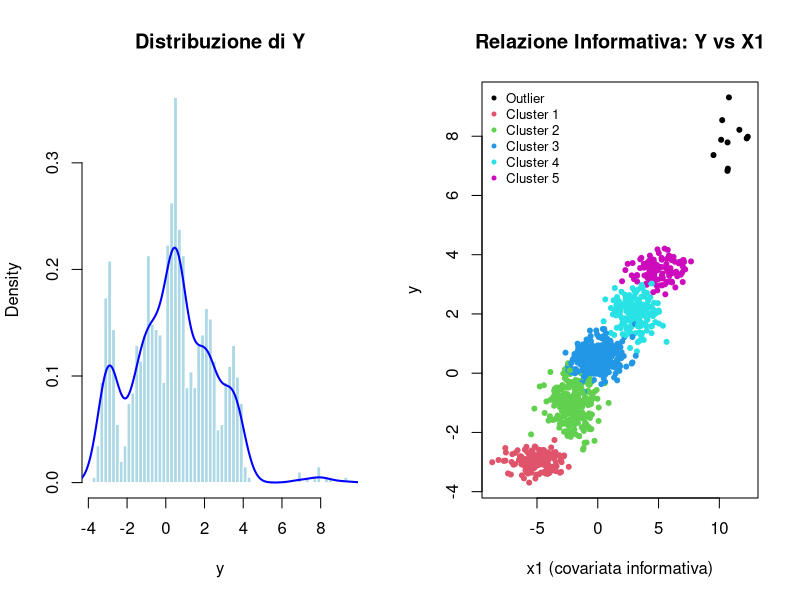

Source code (R):
# --- generate_data_complex.R (Modificato per PPMx) ---
# Script per la generazione di dati sintetici con struttura latente legata a covariate.
# Ideale per testare modelli PPMx dove il clustering è influenzato dalle variabili X.

set.seed(48)

n_main <- 1000

# --- 1. Configurazione Parametri ---

# Probabilità di appartenenza ai cluster (Pesi della mistura)
probs <- c(0.15, 0.25, 0.3, 0.2, 0.1)

# Parametri per la variabile risposta Y (Likelihood)
y_means <- c(-3, -1, 0.5, 2, 3.5)
y_sds   <- c(0.3, 0.6, 0.4, 0.5, 0.3)

# Parametri per le COVARIATE X (Dimensione P=2)
# In un PPMx, ci aspettiamo che il modello riconosca X1 come guida per il partizionamento.

# X1: Covariata INFORMATIVA 
# Le medie sono ben separate tra i cluster; X1 "indica" a quale cluster appartiene Y.
x1_means <- c(-5, -2, 0, 3, 5) 
x1_sds   <- c(1, 1, 1, 1, 1)

# X2: Covariata NON INFORMATIVA (Rumore)
# Le medie sono identiche per tutti i cluster; X2 non aiuta a distinguere i gruppi.
x2_means <- c(0, 0, 0, 0, 0)
x2_sds   <- c(1, 1, 1, 1, 1)


# --- 2. Generazione dei Dati Principali ---

# Inizializzazione vettori
y_main <- numeric(n_main)
x1_main <- numeric(n_main)
x2_main <- numeric(n_main)
true_clusters <- numeric(n_main) # Ground Truth per validazione finale

for(i in 1:n_main){
  # 1. Campionamento del cluster (Categorical distribution via Inverse Transform)
  u <- runif(1)
  cluster <- which(u <= cumsum(probs))[1]
  true_clusters[i] <- cluster
  
  # 2. Generazione congiunta: y, x1, e x2 dipendono dallo stesso indice di cluster
  y_main[i]  <- rnorm(1, mean = y_means[cluster], sd = y_sds[cluster])
  x1_main[i] <- rnorm(1, mean = x1_means[cluster], sd = x1_sds[cluster])
  x2_main[i] <- rnorm(1, mean = x2_means[cluster], sd = x2_sds[cluster])
}


# --- 3. Inserimento Outliers ---
# Creiamo un gruppo di osservazioni isolate sia nello spazio della risposta che delle covariate.
n_out <- 10
y_out  <- rnorm(n_out, mean = 8, sd = 1)   # Outlier alto in Y
x1_out <- rnorm(n_out, mean = 10, sd = 1)  # Outlier estremo in X1
x2_out <- rnorm(n_out, mean = 0, sd = 1)   # Rumore standard in X2

# --- 4. Consolidamento del Dataset ---
y <- c(y_main, y_out)
x <- cbind(x1 = c(x1_main, x1_out), 
           x2 = c(x2_main, x2_out))

# Definiamo il vettore dei cluster reali (gli outlier vengono etichettati come cluster 0)
true_clusters_final <- c(true_clusters, rep(0, n_out))

# --- 5. Salvataggio ---
# Esportiamo y (risposta) e x (matrice covariate)
save(y, x, file = "data_generated.RData")


# --- 6. Analisi Grafica Esplorativa ---
par(mfrow = c(1, 2))

# Plot A: Distribuzione marginale di Y
hist(y, breaks = 50, col = "lightblue", border = "white",
     main = "Distribuzione di Y", xlab = "y", prob = TRUE)
lines(density(y), col = "blue", lwd = 2)

# Plot B: Relazione Y-X1 (Visualizzazione della separabilità)
# Se il modello PPMx funziona, i gruppi di colori simili dovrebbero essere raggruppati insieme.
plot(x[,1], y, col = true_clusters_final + 1, pch = 20, 
     main = "Relazione Informativa: Y vs X1", 
     xlab = "x1 (covariata informativa)", ylab = "y")
legend("topleft", legend = c("Outlier", paste("Cluster", 1:5)), 
       col = 1:6, pch = 20, bty = "n", cex = 0.8)

par(mfrow = c(1, 1))
